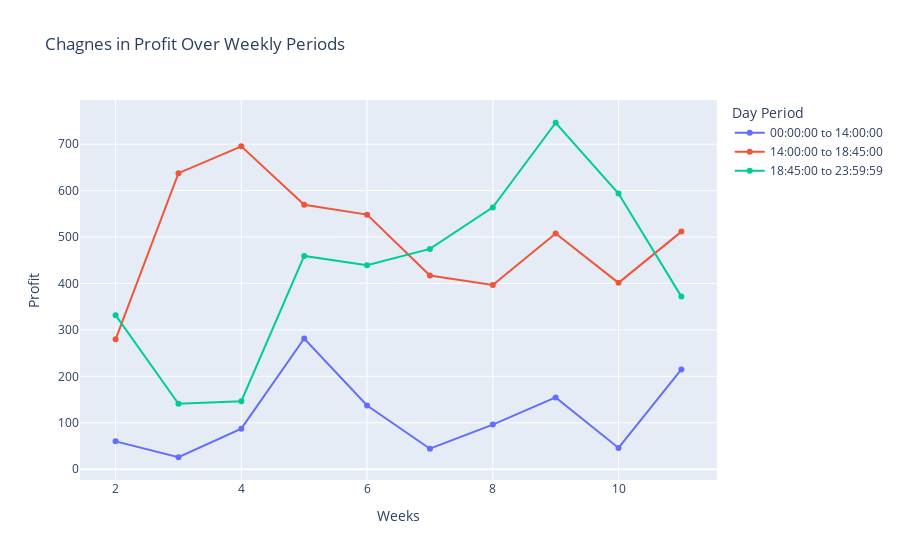
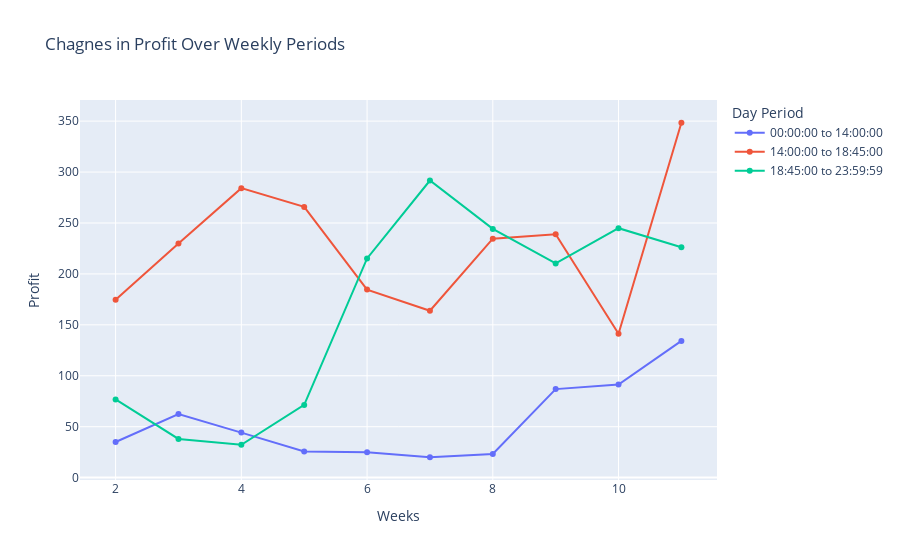

The notebook cell these images were saved under, in order:
### Code cell
from dynamic_pricing.analysis.metrics import calculate_profits_over_periods

time_intervals = ["00:00", "14:00", "18:45", "23:59:59"]
seasonal_dp_df_weekday_profit = calculate_profits_over_periods(
    seasonal_dp_df_weekdays, time_intervals,plot=True
)
seasonal_dp_df_weekend_profit = calculate_profits_over_periods(
    seasonal_dp_df_weekends, time_intervals, plot=True
)

### Figure 1 — Plotly figure (JSON) as saved in the notebook; plotly's stock layout.template omitted (floating-point values rounded to 4 significant figures)
{"data": [{"mode": "lines+markers", "name": "00:00:00 to 14:00:00", "type": "scatter", "x": [2, 3, 4, 5, 6, 7, 8, 9, 10, 11], "y": [59.9, 25.7, 87.3, 281.5, 137.2, 44, 96, 154.6, 45.7, 214.9]}, {"mode": "lines+markers", "name": "14:00:00 to 18:45:00", "type": "scatter", "x": [2, 3, 4, 5, 6, 7, 8, 9, 10, 11], "y": [279.8, 637.6, 695.4, 569.4, 548.3, 417.2, 396.7, 507.8, 401.3, 511.7]}, {"mode": "lines+markers", "name": "18:45:00 to 23:59:59", "type": "scatter", "x": [2, 3, 4, 5, 6, 7, 8, 9, 10, 11], "y": [331.8, 140.8, 146.3, 459.4, 439.5, 474.5, 563.9, 746.2, 593.7, 371.7]}], "layout": {"legend": {"title": {"text": "Day Period"}}, "title": {"text": "Chagnes in Profit Over Weekly Periods"}, "xaxis": {"title": {"text": "Weeks"}}, "yaxis": {"title": {"text": "Profit"}}}}

### Figure 2 — Plotly figure (JSON) as saved in the notebook; plotly's stock layout.template omitted (floating-point values rounded to 4 significant figures)
{"data": [{"mode": "lines+markers", "name": "00:00:00 to 14:00:00", "type": "scatter", "x": [2, 3, 4, 5, 6, 7, 8, 9, 10, 11], "y": [35, 62.4, 44.2, 25.7, 25, 20, 23.2, 86.9, 91.4, 134.2]}, {"mode": "lines+markers", "name": "14:00:00 to 18:45:00", "type": "scatter", "x": [2, 3, 4, 5, 6, 7, 8, 9, 10, 11], "y": [174.6, 229.9, 284.2, 265.8, 184.6, 163.8, 234.6, 239, 141.2, 348.4]}, {"mode": "lines+markers", "name": "18:45:00 to 23:59:59", "type": "scatter", "x": [2, 3, 4, 5, 6, 7, 8, 9, 10, 11], "y": [76.8, 38, 32.3, 71.4, 215.2, 291.7, 244.2, 210.3, 244.9, 226.1]}], "layout": {"legend": {"title": {"text": "Day Period"}}, "title": {"text": "Chagnes in Profit Over Weekly Periods"}, "xaxis": {"title": {"text": "Weeks"}}, "yaxis": {"title": {"text": "Profit"}}}}
